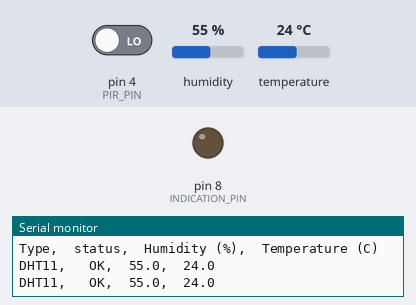
Bench run of a sketch on a simulated Arduino Uno, built with avr-gcc and run on an emulated ATmega328P. Shown: output pins drawn as LEDs (lit = HIGH), the last lines printed to the serial monitor. The test bench sets the inputs (shaded band); at power-on: pin 4 (PIR_PIN) LOW, humidity 55 %, temperature 24 °C.

Above: at 3.8 s.
3.9 s: pin 4 (PIR_PIN) driven HIGH
At 7.0 s:
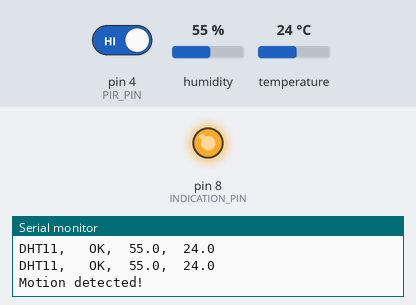
7.8 s: pin 4 (PIR_PIN) driven LOW
At 10.2 s:
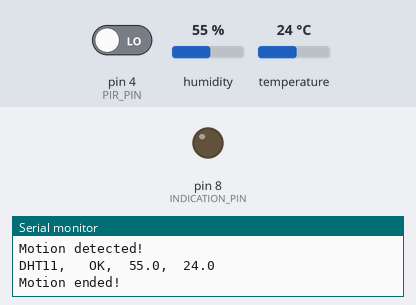
Timing chart, 0 to 11.7 s (numbered marks = the images above; inputs shaded):
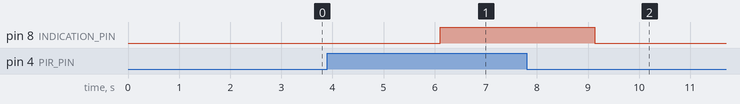

Measured:
- after the input at 3.9 s, pin 8 (INDICATION_PIN): LOW → HIGH after 2.2 s
- after the input at 7.8 s, pin 8 (INDICATION_PIN): HIGH → LOW after 1.3 s

The sketch:

sketch_oct19a.ino
```cpp
#include <dht.h>

dht DHT;
int chk;
int val;
int pirState = LOW;

#define DHT11_PIN 2
#define PIR_PIN 4
#define INDICATION_PIN 8

void setup()
{
  Serial.begin(9600);
  Serial.println("DHT TEST PROGRAM ");
  Serial.print("LIBRARY VERSION: ");
  Serial.println(DHT_LIB_VERSION);
  Serial.println();
  Serial.println("Type,\tstatus,\tHumidity (%),\tTemperature (C)");
  pinMode(PIR_PIN, INPUT);
  pinMode(INDICATION_PIN, OUTPUT);

}

void loop()
{
  ReadDHT11();
  ReadPIR();
  delay(3000);
}

void ReadDHT11() {
// READ DATA
  Serial.print("DHT11, \t");
  chk = DHT.read11(DHT11_PIN);
  switch (chk)
  {
    case DHTLIB_OK:
    Serial.print("OK,\t");
    break;
    case DHTLIB_ERROR_CHECKSUM:
    Serial.print("Checksum error,\t");
    break;
    case DHTLIB_ERROR_TIMEOUT:
    Serial.print("Time out error,\t");
    break;
    case DHTLIB_ERROR_CONNECT:
        Serial.print("Connect error,\t");
        break;
    case DHTLIB_ERROR_ACK_L:
        Serial.print("Ack Low error,\t");
        break;
    case DHTLIB_ERROR_ACK_H:
        Serial.print("Ack High error,\t");
        break;
    default:
    Serial.print("Unknown error,\t");
    break;
  }
 // DISPLAY DATA
  Serial.print(DHT.humidity,1);
  Serial.print(",\t");
  Serial.println(DHT.temperature,1);
}

void ReadPIR() {
  val = digitalRead(PIR_PIN);  // read input value
  if (val == HIGH) {            // check if the input is HIGH
    digitalWrite(INDICATION_PIN, HIGH);  // turn LED ON
    if (pirState == LOW) {
      // we have just turned on
      Serial.println("Motion detected!");
      // We only want to print on the output change, not state
      pirState = HIGH;
    }
  } else {
    digitalWrite(INDICATION_PIN, LOW); // turn LED OFF
    if (pirState == HIGH){
      // we have just turned of
      Serial.println("Motion ended!");
      // We only want to print on the output change, not state
      pirState = LOW;
    }
  }
}
//
// END OF FILE
//
```
